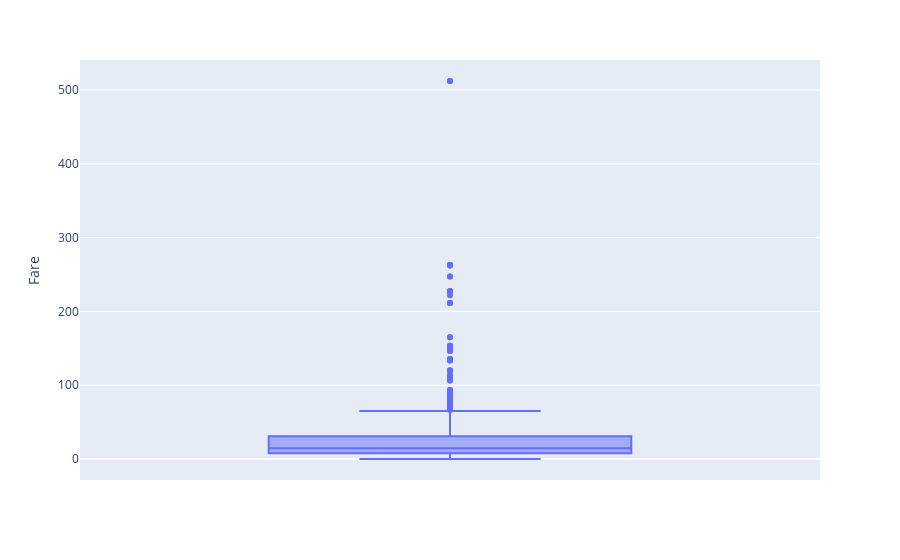

The notebook cell this image was saved under:
### Markdown cell above
#### numerical

### Code cell
px.box(data_frame=df , y='Fare')

### Figure 1 — Plotly figure (JSON) as saved in the notebook; plotly's stock layout.template omitted (floating-point values rounded to 4 significant figures; data arrays with more than 128 entries replaced by an {"elided": "..."} marker saying what was removed)
{"data": [{"alignmentgroup": "True", "hovertemplate": "Fare=%{y}<extra></extra>", "legendgroup": "", "marker": {"color": "#636efa"}, "name": "", "notched": false, "offsetgroup": "", "orientation": "v", "showlegend": false, "type": "box", "x0": " ", "xaxis": "x", "y": {"elided": "891 float values"}, "y0": " ", "yaxis": "y"}], "layout": {"boxmode": "group", "legend": {"tracegroupgap": 0}, "margin": {"t": 60}, "xaxis": {"anchor": "y", "domain": [0, 1]}, "yaxis": {"anchor": "x", "domain": [0, 1], "title": {"text": "Fare"}}}}
